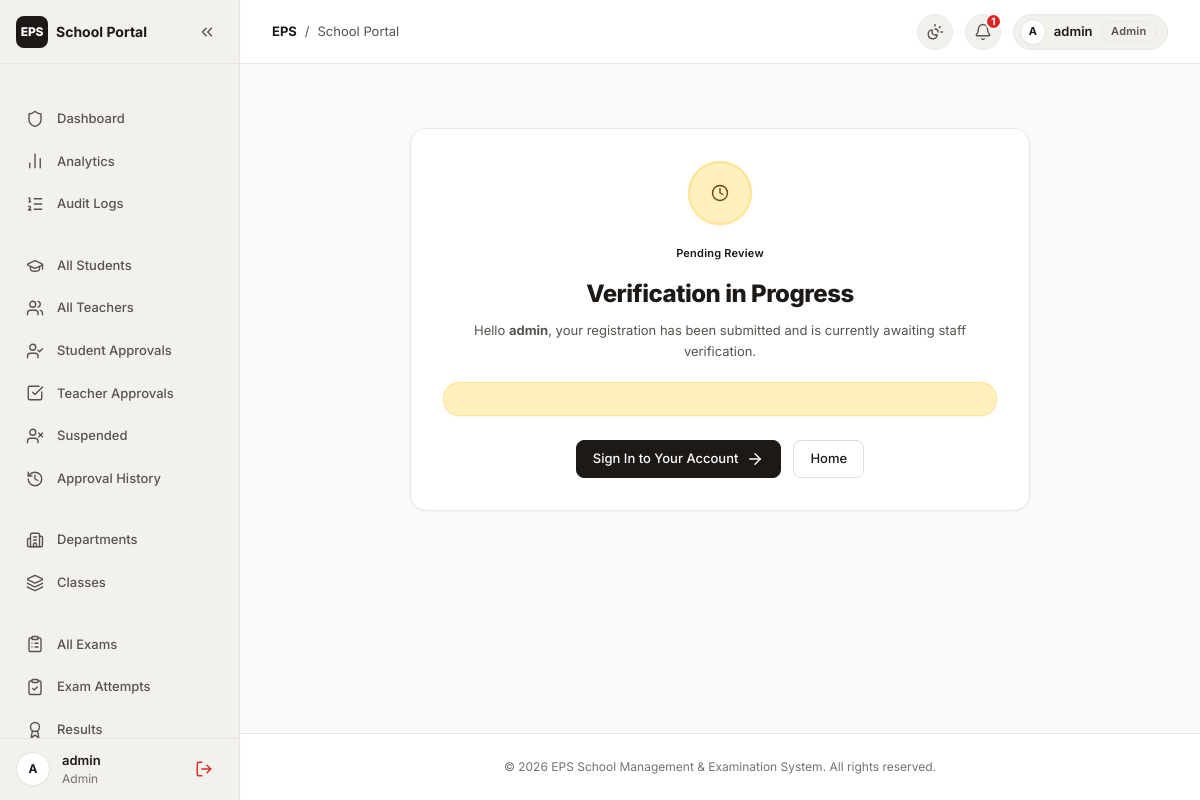
/accounts/status/ (signed in), run on the app's committed database.
### accounts/models.py (models this page shows, shortened)
class User(AbstractUser):
    ROLE_CHOICES = (
        ('admin', 'Administrator'),
        ('teacher', 'Teacher'),
        ('student', 'Student'),
    )
    role = models.CharField(
        max_length=10,
        choices=ROLE_CHOICES,
        default='student'
    )

### accounts/views.py (the view, shortened to what this page needs)
# urls.py: path('status/', views.account_status, name='account_status'),
def account_status(request):
    if not request.user.is_authenticated:
        return redirect('common_login')
    user = request.user
    role = user.role
    profile = None
    status = 'pending'
    rejection_reason = ''
    reviewed_at = None
    if role == 'teacher' and hasattr(user, 'teacher_profile'):
        profile = user.teacher_profile
        status = profile.verification_status
        rejection_reason = profile.rejection_reason
        reviewed_at = profile.reviewed_at
    elif role == 'student' and hasattr(user, 'student_profile'):
        profile = user.student_profile
        status = profile.verification_status
        rejection_reason = profile.rejection_reason
        reviewed_at = profile.reviewed_at
    context = {
        'status': status,
        'role': role,
        'profile': profile,
        'rejection_reason': rejection_reason,
        'reviewed_at': reviewed_at,
    }
    return render(request, 'accounts/account_status.html', context)

### templates/accounts/account_status.html (shortened to what this page needs)
{% extends 'base.html' %}
{% block content %}
<div style="max-width: 620px; margin: var(--space-8) auto var(--space-12) auto;">
    <div class="card" style="padding: var(--space-8); text-align: center;">
        {% if status == 'pending' %}
            <div style="width: 64px; height: 64px; margin: 0 auto var(--space-4) auto; border-radius: var(--radius-full); background-color: var(--pastel-yellow-bg); border: 2px solid var(--pastel-yellow-border); display: flex; align-items: center; justify-content: center; color: var(--pastel-yellow-text); box-shadow: var(--shadow-sm);">
                <i data-lucide="clock" class="lucide-icon icon-lg"></i>
            </div>
            <span class="badge badge-yellow" style="margin-bottom: var(--space-3);">Pending Review</span>
            <h1 style="font-size: var(--font-size-2xl); font-weight: 800; color: var(--text-primary); margin-bottom: var(--space-2); letter-spacing: -0.02em;">
                Verification in Progress
            </h1>
            <p style="color: var(--text-secondary); font-size: var(--font-size-sm); line-height: 1.6; margin-bottom: var(--space-5);">
                Hello <strong>{{ request.user.username }}</strong>, your registration has been submitted and is currently awaiting staff verification.
            </p>
            <div class="card card--alert" style="padding: var(--space-4); text-align: left; margin-bottom: var(--space-6);">
            </div>
        {% endif %}
        <div style="display: flex; justify-content: center; gap: var(--space-3); flex-wrap: wrap;">
            <a href="{% url 'common_login' %}" class="btn btn-primary">
                <span>Sign In to Your Account</span>
                <i data-lucide="arrow-right" class="lucide-icon icon-sm"></i>
            </a>
            <a href="{% url 'home' %}" class="btn btn-secondary">
                <span>Home</span>
            </a>
        </div>
    </div>
</div>
{% endblock %}

### templates/base.html (shortened to what this page needs)
{% load static %}
<!DOCTYPE html>
<html lang="en" data-theme="light">
<head>
    <link rel="stylesheet" href="{% static 'css/design-tokens.css' %}">
    <link rel="stylesheet" href="{% static 'css/bento.css' %}">
    <link rel="stylesheet" href="{% static 'css/styles.css' %}">
</head>
<body>
    {% if request.user.is_authenticated %}
        <div class="app-shell">
            <aside class="app-sidebar" id="app-sidebar">
                <div class="app-sidebar__header">
                    <a href="{% url 'home' %}" class="app-sidebar__brand">
                        <span class="brand-badge">EPS</span>
                        <span class="app-sidebar__brand-text">School Portal</span>
                    </a>
                    <button type="button" id="sidebar-toggle" title="Collapse Sidebar" class="app-sidebar__toggle-btn" aria-label="Toggle Sidebar">
                        <i data-lucide="chevrons-left" class="lucide-icon"></i>
                    </button>
                </div>
                <nav class="app-sidebar__nav">
                    {% if request.user.role == 'student' %}
                        <div class="nav-section-title">Student</div>
                        <a href="{% url 'student_dashboard' %}" data-tooltip="Dashboard" class="nav-item {% if request.resolver_match.url_name == 'student_dashboard' %}is-active{% endif %}">
                            <span class="nav-item__icon"><i data-lucide="layout-dashboard" class="lucide-icon"></i></span>
                            <span class="nav-item__label">Dashboard</span>
                        </a>
                        <a href="{% url 'student_exam_list' %}" data-tooltip="My Exams" class="nav-item {% if request.resolver_match.url_name == 'student_exam_list' %}is-active{% endif %}">
                            <span class="nav-item__icon"><i data-lucide="file-text" class="lucide-icon"></i></span>
                            <span class="nav-item__label">My Exams</span>
                        </a>
                        <a href="{% url 'student_results' %}" data-tooltip="My Results" class="nav-item {% if request.resolver_match.url_name == 'student_results' or request.resolver_match.url_name == 'student_result_detail' %}is-active{% endif %}">
                            <span class="nav-item__icon"><i data-lucide="award" class="lucide-icon"></i></span>
                            <span class="nav-item__label">My Results</span>
                        </a>
                        <a href="{% url 'notifications_list' %}" data-tooltip="Notifications" class="nav-item {% if request.resolver_match.url_name == 'notifications_list' %}is-active{% endif %}">
                            <span class="nav-item__icon"><i data-lucide="bell" class="lucide-icon"></i></span>
                            <span class="nav-item__label">Notifications</span>
                            {% if unread_notification_count and unread_notification_count > 0 %}
                                <span class="badge badge--danger" style="margin-left: auto;">{{ unread_notification_count }}</span>
                            {% endif %}
                        </a>
                    {% elif request.user.role == 'admin' or request.user.is_superuser %}
                        <div class="nav-section-title">Overview</div>
                        <a href="{% url 'admin_dashboard' %}" data-tooltip="Dashboard" class="nav-item {% if request.resolver_match.url_name == 'admin_dashboard' %}is-active{% endif %}">
                            <span class="nav-item__icon"><i data-lucide="shield" class="lucide-icon"></i></span>
                            <span class="nav-item__label">Dashboard</span>
                        </a>
                        <a href="{% url 'admin_analytics' %}" data-tooltip="Analytics" class="nav-item {% if request.resolver_match.url_name == 'admin_analytics' %}is-active{% endif %}">
                            <span class="nav-item__icon"><i data-lucide="bar-chart-2" class="lucide-icon"></i></span>
                            <span class="nav-item__label">Analytics</span>
                        </a>
                        <a href="{% url 'admin_audit_logs' %}" data-tooltip="Audit Logs" class="nav-item {% if request.resolver_match.url_name == 'admin_audit_logs' %}is-active{% endif %}">
                            <span class="nav-item__icon"><i data-lucide="list-ordered" class="lucide-icon"></i></span>
                            <span class="nav-item__label">Audit Logs</span>
                        </a>
                        <div class="nav-section-title">School People</div>
                        <a href="{% url 'admin_students' %}" data-tooltip="All Students" class="nav-item ">
                            <span class="nav-item__icon"><i data-lucide="graduation-cap" class="lucide-icon"></i></span>
                            <span class="nav-item__label">All Students</span>
                        </a>
                        <a href="{% url 'admin_teachers' %}" data-tooltip="All Teachers" class="nav-item ">
                            <span class="nav-item__icon"><i data-lucide="users" class="lucide-icon"></i></span>
                            <span class="nav-item__label">All Teachers</span>
                        </a>
                        <a href="{% url 'admin_student_approvals' %}" data-tooltip="Student Approvals" class="nav-item {% if request.resolver_match.url_name == 'admin_student_approvals' %}is-active{% endif %}">
                            <span class="nav-item__icon"><i data-lucide="user-check" class="lucide-icon"></i></span>
                            <span class="nav-item__label">Student Approvals</span>
                        </a>
                        <a href="{% url 'admin_teacher_approvals' %}" data-tooltip="Teacher Approvals" class="nav-item {% if request.resolver_match.url_name == 'admin_teacher_approvals' %}is-active{% endif %}">
                            <span class="nav-item__icon"><i data-lucide="check-square" class="lucide-icon"></i></span>
                            <span class="nav-item__label">Teacher Approvals</span>
                        </a>
                        <a href="{% url 'admin_suspended_accounts' %}" data-tooltip="Suspended Users" class="nav-item {% if request.resolver_match.url_name == 'admin_suspended_accounts' %}is-active{% endif %}">
                            <span class="nav-item__icon"><i data-lucide="user-x" class="lucide-icon"></i></span>
                            <span class="nav-item__label">Suspended</span>
                        </a>
                        <a href="{% url 'admin_approval_history' %}" data-tooltip="Approval History" class="nav-item {% if request.resolver_match.url_name == 'admin_approval_history' %}is-active{% endif %}">
                            <span class="nav-item__icon"><i data-lucide="history" class="lucide-icon"></i></span>
                            <span class="nav-item__label">Approval History</span>
                        </a>
                        <div class="nav-section-title">Academic Setup</div>
                        <a href="{% url 'admin_departments' %}" data-tooltip="Departments" class="nav-item ">
                            <span class="nav-item__icon"><i data-lucide="building-2" class="lucide-icon"></i></span>
                            <span class="nav-item__label">Departments</span>
                        </a>
                        <a href="{% url 'admin_classes' %}" data-tooltip="Classes" class="nav-item {% if request.resolver_match.url_name == 'admin_classes' or request.resolver_match.url_name == 'admin_edit_class' %}is-active{% endif %}">
                            <span class="nav-item__icon"><i data-lucide="layers" class="lucide-icon"></i></span>
                            <span class="nav-item__label">Classes</span>
                        </a>
                        <div class="nav-section-title">Exams & Proctoring</div>
                        <a href="{% url 'admin_all_exams' %}" data-tooltip="All Exams" class="nav-item {% if request.resolver_match.url_name == 'admin_all_exams' %}is-active{% endif %}">
                            <span class="nav-item__icon"><i data-lucide="clipboard-list" class="lucide-icon"></i></span>
                            <span class="nav-item__label">All Exams</span>
                        </a>
                        <a href="{% url 'admin_exam_attempts' %}" data-tooltip="Exam Attempts" class="nav-item {% if request.resolver_match.url_name == 'admin_exam_attempts' %}is-active{% endif %}">
                            <span class="nav-item__icon"><i data-lucide="clipboard-check" class="lucide-icon"></i></span>
                            <span class="nav-item__label">Exam Attempts</span>
                        </a>
                        <a href="{% url 'admin_results_overview' %}" data-tooltip="Results" class="nav-item {% if request.resolver_match.url_name == 'admin_results_overview' %}is-active{% endif %}">
                            <span class="nav-item__icon"><i data-lucide="award" class="lucide-icon"></i></span>
                            <span class="nav-item__label">Results</span>
                        </a>
                    {% endif %}
                </nav>
                <div class="app-sidebar__footer">
                    <div class="user-avatar-circle">
                        {{ request.user.username|slice:":1"|upper }}
                    </div>
                    <div class="user-info-text" style="flex: 1 1 auto; overflow: hidden;">
                        <div style="font-weight: 600; color: var(--text-primary); text-overflow: ellipsis; overflow: hidden; white-space: nowrap; font-size: var(--font-size-sm);">
                            {{ request.user.get_full_name|default:request.user.username }}
                        </div>
                        <div style="color: var(--text-muted); font-size: var(--font-size-xs);">
                            {{ request.user.role|title }}
                        </div>
                    </div>
                    <a href="{% url 'user_logout' %}" title="Log Out" class="btn btn-ghost btn-xs" aria-label="Log out">
                        <i data-lucide="log-out" class="lucide-icon" style="color: var(--danger);"></i>
                    </a>
                </div>
            </aside>
            <div class="app-main">
                <header class="app-header">
                    <div class="app-header__left">
                        <div style="display: flex; align-items: center; gap: var(--space-2); font-size: var(--font-size-sm); color: var(--text-secondary);">
                            <span style="font-weight: 700; color: var(--text-primary);">EPS</span>
                            <span>/</span>
                            <span>School Portal</span>
                        </div>
                    </div>
                    <div class="app-header__right">
                        <button type="button" class="theme-toggle-btn" title="Toggle Light / Dark Mode" aria-label="Toggle theme">
                            <i data-lucide="sun-moon" class="lucide-icon"></i>
                        </button>
                        <a href="{% url 'notifications_list' %}" class="notification-bell-btn" title="Notifications" aria-label="Notifications">
                            <i data-lucide="bell" class="lucide-icon"></i>
                            {% if unread_notification_count and unread_notification_count > 0 %}
                                <span class="notification-pill-badge">{{ unread_notification_count }}</span>
                            {% endif %}
                        </a>
                        <div class="user-identity-chip">
                            <span class="user-avatar-circle" style="width: 26px; height: 26px; font-size: 11px;">
                                {{ request.user.username|slice:":1"|upper }}
                            </span>
                            <span style="font-weight: 600; font-size: var(--font-size-sm); color: var(--text-primary);">
                                {{ request.user.username }}
                            </span>
                            <span class="badge badge--neutral">
                                {{ request.user.role|title }}
                            </span>
                        </div>
                    </div>
                </header>
    {% endif %}
    <main class="app-content" {% if not request.user.is_authenticated %}style="padding-top: var(--space-8);"{% endif %}>
        {% block content %}{% endblock %}
    </main>
    <footer class="footer">
        <p>&copy; 2026 EPS School Management & Examination System. All rights reserved.</p>
    </footer>
    {% if request.user.is_authenticated %}
            </div>
        </div>
    {% endif %}
</body>
</html>

### data on the page
User: user.username "A", user.get_full_name "admin", user.role "Admin", user.username "admin"

### other printed values
{{ unread_notification_count }} "1"
